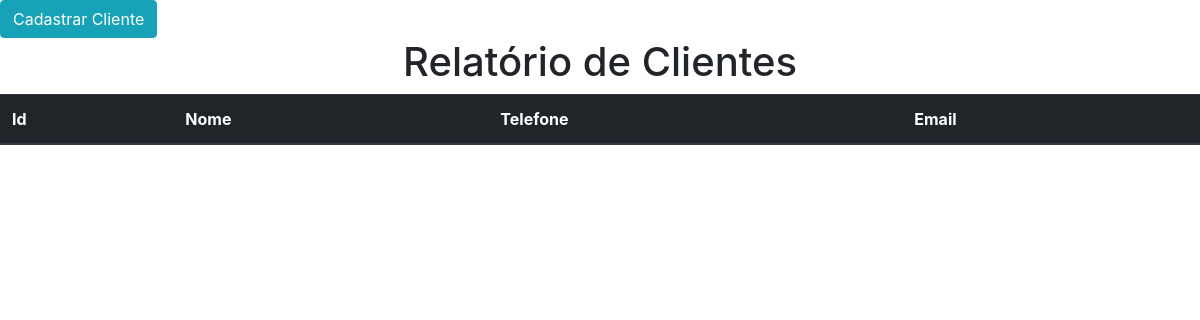
The page /cliente/ on the database as committed earlier.
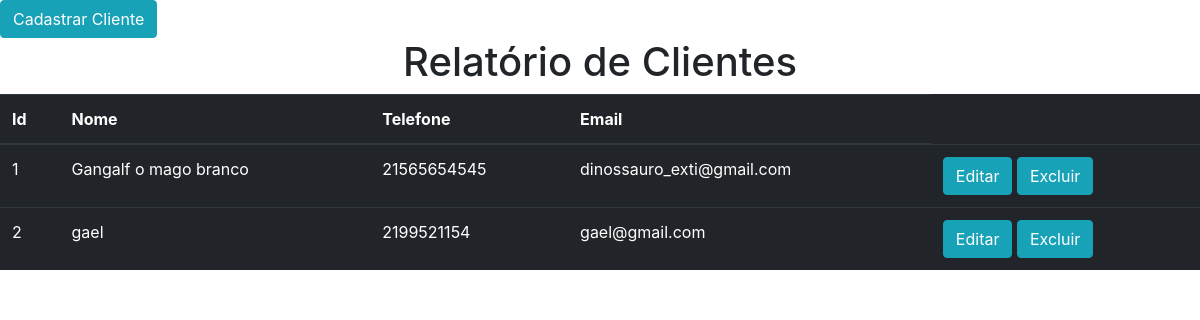
The same page on the database as committed later.
### cliente/models.py (models this page shows, shortened)
class Cliente(models.Model):
    nome = models.CharField(max_length=60)
    telefone = models.CharField(max_length=15)
    email = models.CharField(max_length=60)
    senha = models.CharField(max_length=100)

### cliente/views.py (the view)
# urls.py: path('', fcliente),
def fcliente(request):
    clientes = Cliente.objects.all()
    return render(request, "rel_cliente.html",{"clientes":clientes})

### cliente/templates/rel_cliente.html (shortened to what this page needs)
<!DOCTYPE html>
<html lang="pt-br">
  <head>
    <link rel="stylesheet" href="https://stackpath.bootstrapcdn.com/bootstrap/4.1.3/css/bootstrap.min.css">
  </head>
  <body>
    <a href="{% url 'Fcadcliente' %}"><button type="button" class="btn btn-info">Cadastrar Cliente</button></a>
    <h1 class="text-center">Relatório de Clientes</h1>
    <table class="table table-dark">
        <thead>
          <tr>
            <th scope="col">Id</th>
            <th scope="col">Nome</th>
            <th scope="col">Telefone</th>
            <th scope="col">Email</th>
          </tr>
        </thead>
        <tbody>
        {% for cliente in clientes %}
          <tr>
            <td>{{cliente.id}}</td>
            <td>{{cliente.nome}}</td>
            <td>{{cliente.telefone}}</td>
            <td>{{cliente.email}}</td>
            <td>
               <a href="{% url 'exibir_cli' cliente.id %}"><button type="button" class="btn btn-info">Editar</button></a>
              <a href="{% url 'excluir_cli' cliente.id %}"><button type="button" class="btn btn-info">Excluir</button></a>
            </td>
          </tr>
        {% endfor %}
        </tbody>
    </table>
  </body>
</html>

Rows that differ between the two databases and show on the page:
added Cliente: id "1", nome "Gangalf o mago branco", telefone "21565654545", email "dinossauro_exti@gmail.com"
added Cliente: id "2", nome "gael", telefone "2199521154", email "gael@gmail.com"
